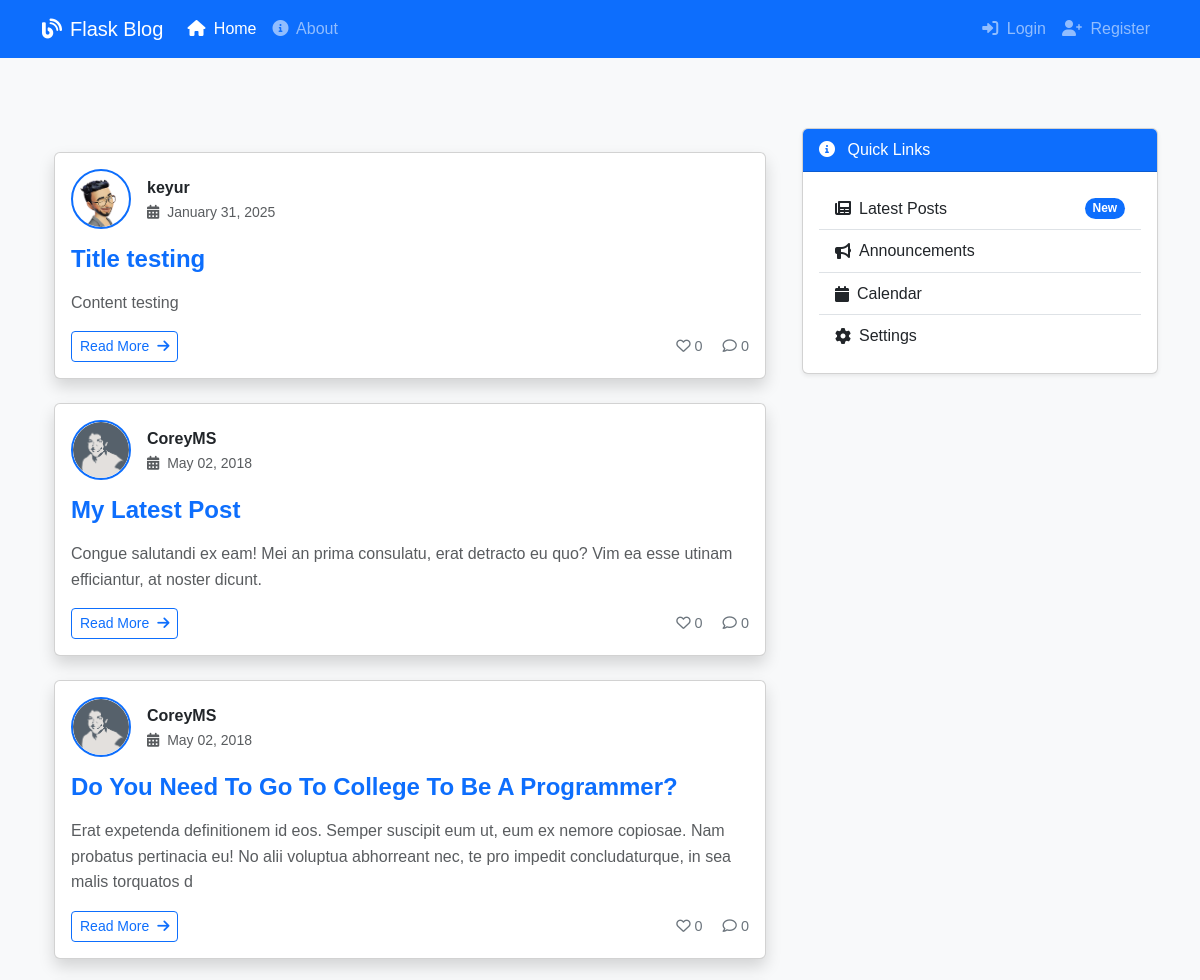
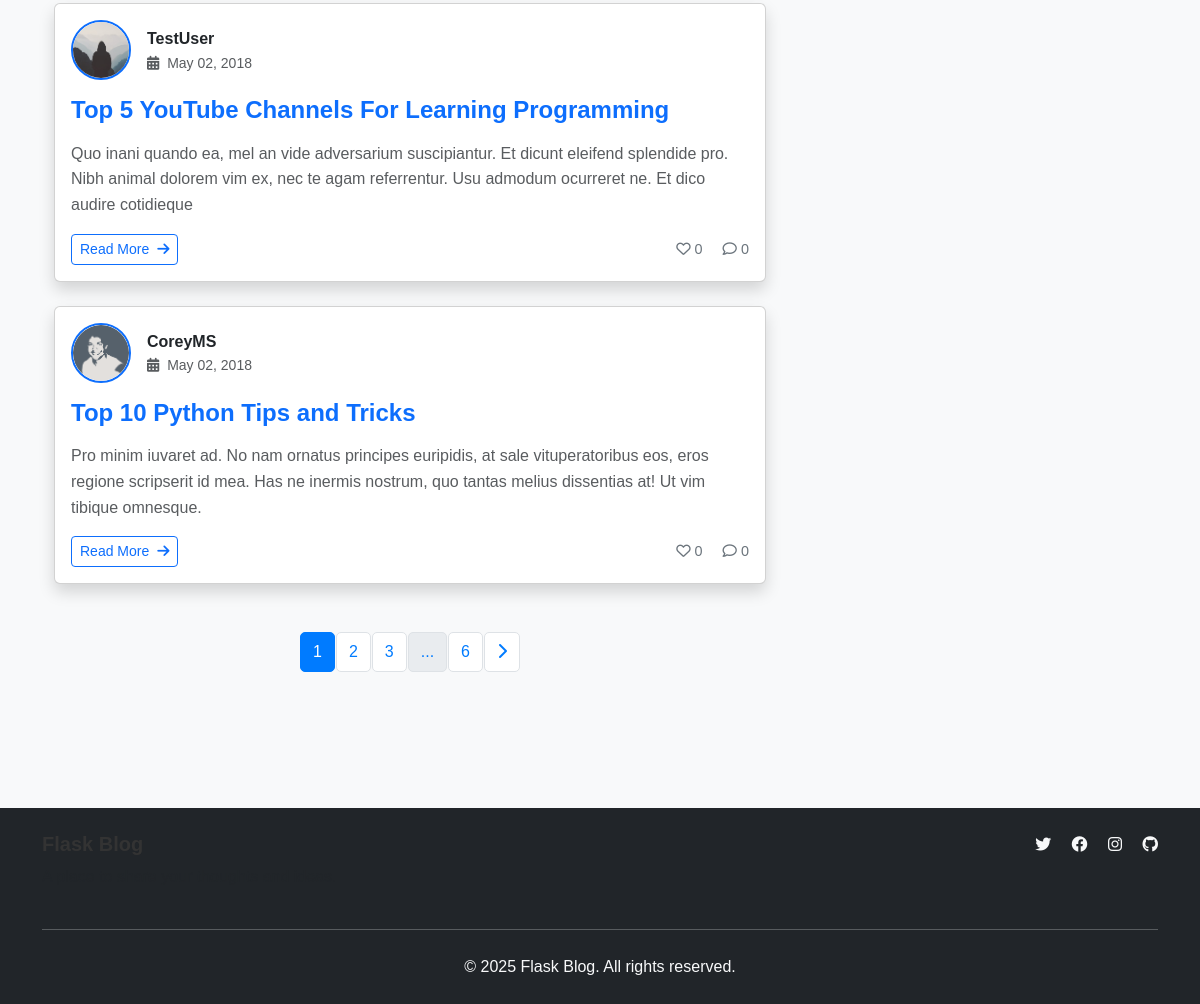
Page /home on the earlier database version (2 pictures, top to bottom).
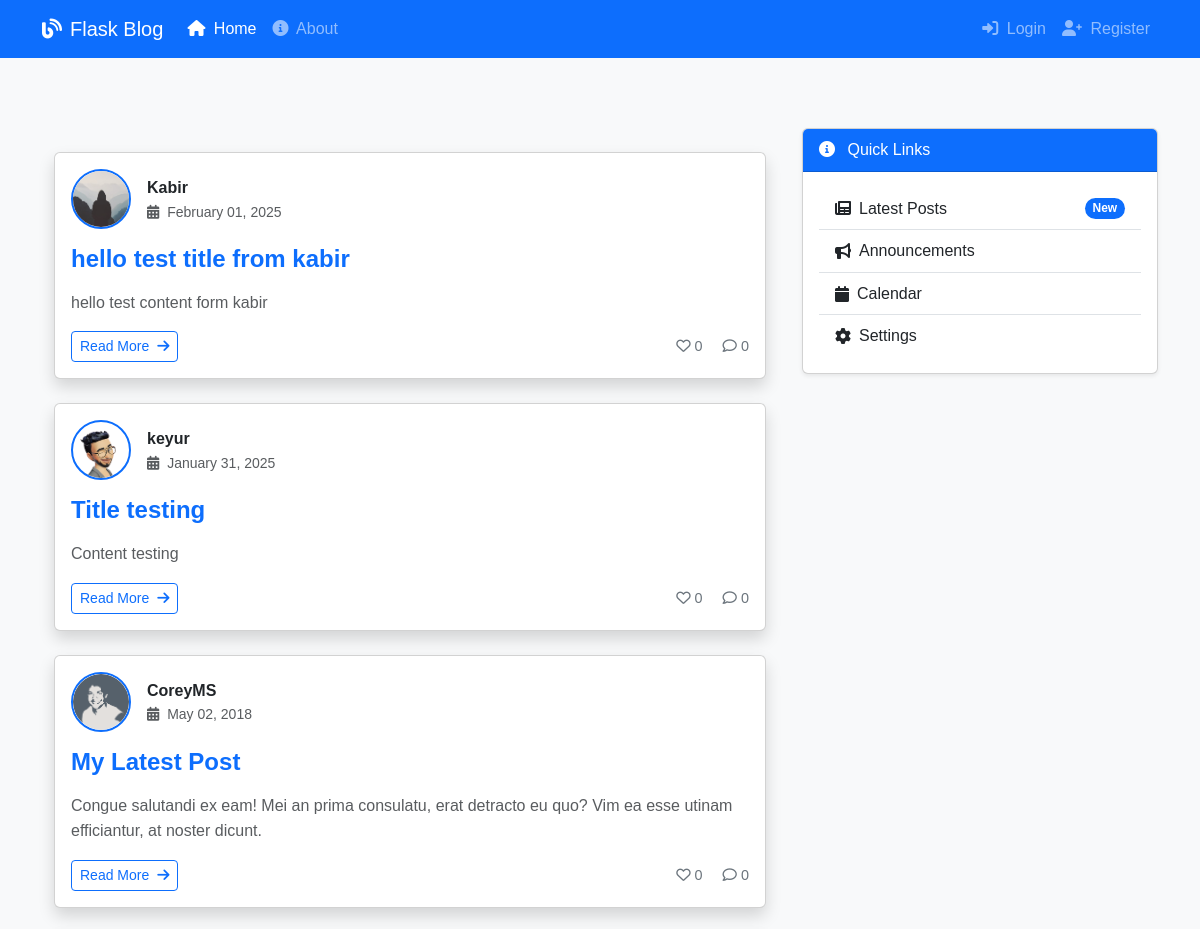
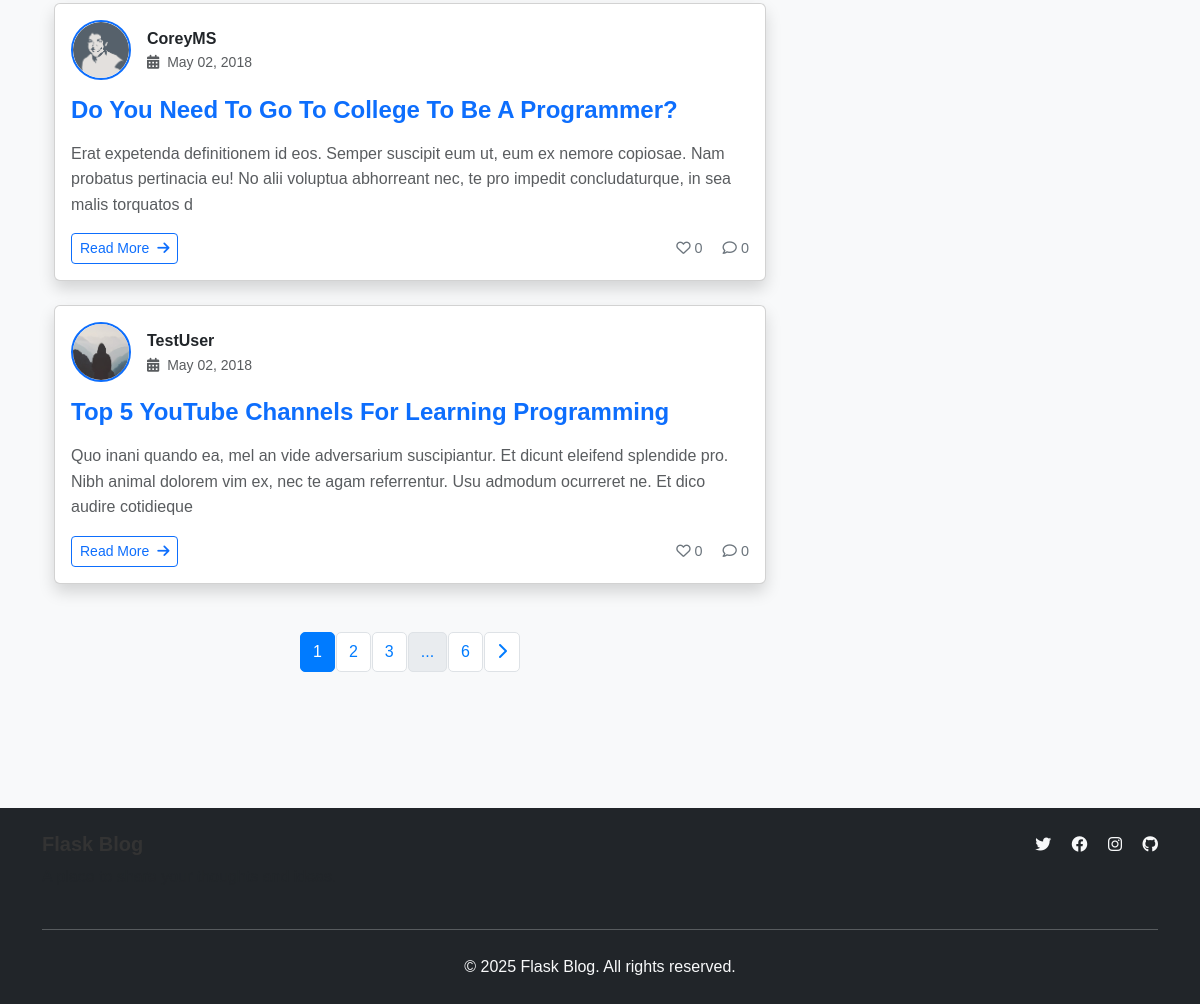
Same page on the later database version (2 pictures, top to bottom).
### flaskblog/models.py (models this page shows, shortened)
class Post(db.Model):
    id = db.Column(db.Integer, primary_key=True)
    title = db.Column(db.String(100), nullable=False)
    date_posted = db.Column(db.DateTime, nullable=False, default=datetime.utcnow)
    content = db.Column(db.Text, nullable=False)
    user_id = db.Column(db.Integer, db.ForeignKey('user.id'), nullable=False)

class User(db.Model, UserMixin):
    id = db.Column(db.Integer, primary_key=True)
    username = db.Column(db.String(20), unique=True, nullable=False)
    email = db.Column(db.String(120), unique=True, nullable=False)
    image_file = db.Column(db.String(20), nullable=False, default='default.jpg')
    password = db.Column(db.String(60), nullable=False)
    posts = db.relationship('Post', backref='author', lazy=True)

### flaskblog/routes.py (the view)
@app.route("/")
@app.route("/home")
def home():
    page = request.args.get('page', 1, type=int)
    posts = Post.query.order_by(Post.date_posted.desc()).paginate(page=page, per_page=5)
    return render_template('home.html', posts=posts)

### flaskblog/templates/home.html (shortened to what this page needs)
{% extends "layout.html" %}
{% block content %}
<div class="container py-4">
    {% for post in posts.items %}
    <div class="card mb-4 shadow hover-shadow transition-shadow duration-300"
         onmouseover="this.classList.add('shadow-lg')"
         onmouseout="this.classList.remove('shadow-lg')">
        <div class="card-body">
            <div class="d-flex align-items-center mb-3">
                <div class="position-relative">
                    <img src="{{ url_for('static', filename='profile_pics/' + post.author.image_file) }}"
                         class="rounded-circle me-3 border border-2 border-primary"
                         width="60"
                         height="60"
                         style="transition: transform 0.3s"
                         onmouseover="this.style.transform='scale(1.1)'"
                         onmouseout="this.style.transform='scale(1)'">
                </div>
                <div>
                    <a href="{{ url_for('user_posts', username=post.author.username) }}"
                       class="text-dark fw-bold text-decoration-none hover-underline">
                        {{ post.author.username }}
                    </a>
                    <div class="text-muted small">
                        <i class="fas fa-calendar-alt me-1"></i>
                        {{ post.date_posted.strftime('%B %d, %Y') }}
                    </div>
                </div>
            </div>
            <div class="post-content">
                <h4 class="mb-3">
                    <a href="{{ url_for('post', post_id=post.id) }}"
                       class="text-decoration-none text-primary hover-text-dark"
                       style="transition: color 0.3s">
                        {{ post.title }}
                    </a>
                </h4>
                <p class="text-muted mb-3">
                    {{ post.content[:200] }}
                </p>
                <div class="d-flex justify-content-between align-items-center">
                    <a href="{{ url_for('post', post_id=post.id) }}"
                       class="btn btn-outline-primary btn-sm hover-lift"
                       style="transition: transform 0.2s">
                        Read More <i class="fas fa-arrow-right ms-1"></i>
                    </a>
                    <div class="post-stats">
                        <span class="me-3">
                            <i class="far fa-heart"></i>
                            <span class="likes-count">0</span>
                        </span>
                        <span>
                            <i class="far fa-comment"></i>
                            <span class="comments-count">0</span>
                        </span>
                    </div>
                </div>
            </div>
        </div>
    </div>
    {% endfor %}
    <nav aria-label="Page navigation" class="mt-5">
        <ul class="pagination justify-content-center">
            {% for page_num in posts.iter_pages(left_edge=1, right_edge=1, left_current=2, right_current=2) %}
                {% if page_num %}
                    <li class="page-item {% if posts.page == page_num %}active{% endif %}">
                        <a class="page-link" href="{{ url_for('home', page=page_num) }}">{{ page_num }}</a>
                    </li>
                {% else %}
                    <li class="page-item disabled"><span class="page-link">...</span></li>
                {% endif %}
            {% endfor %}
            {% if posts.has_next %}
            <li class="page-item">
                <a class="page-link" href="{{ url_for('home', page=posts.next_num) }}">
                    <i class="fas fa-chevron-right"></i>
                </a>
            </li>
            {% endif %}
        </ul>
    </nav>
</div>
{% endblock content %}

### flaskblog/templates/layout.html (shortened to what this page needs)
<!DOCTYPE html>
<html lang="en">
<head>
    <link href="https://cdn.jsdelivr.net/npm/bootstrap@5.3.0/dist/css/bootstrap.min.css" rel="stylesheet">
    <link href="https://cdnjs.cloudflare.com/ajax/libs/font-awesome/6.0.0/css/all.min.css" rel="stylesheet">
    <link rel="stylesheet" type="text/css" href="{{ url_for('static', filename='main.css') }}">
</head>
<body class="bg-light">
    <header class="header-section shadow-sm">
        <nav class="navbar navbar-expand-lg navbar-dark bg-primary fixed-top">
            <div class="container">
                <a class="navbar-brand d-flex align-items-center" href="/">
                    <i class="fas fa-blog me-2"></i>
                    Flask Blog
                </a>
                <div class="collapse navbar-collapse" id="navbarContent">
                    <ul class="navbar-nav me-auto mb-2 mb-lg-0">
                        <li class="nav-item">
                            <a class="nav-link {{ 'active' if request.endpoint == 'home' }}"
                               href="{{ url_for('home') }}">
                                <i class="fas fa-home me-1"></i> Home
                            </a>
                        </li>
                        <li class="nav-item">
                            <a class="nav-link {{ 'active' if request.endpoint == 'about' }}"
                               href="{{ url_for('about') }}">
                                <i class="fas fa-info-circle me-1"></i> About
                            </a>
                        </li>
                    </ul>
                    <ul class="navbar-nav">
                        {% if current_user.is_authenticated %}
                            <li class="nav-item">
                                <a class="nav-link" href="{{ url_for('new_post') }}">
                                    <i class="fas fa-plus-circle me-1"></i> New Post
                                </a>
                            </li>
                            <li class="nav-item dropdown">
                                <a class="nav-link dropdown-toggle" href="#" id="userDropdown"
                                   role="button" data-bs-toggle="dropdown" aria-expanded="false">
                                    <img src="{{ url_for('static', filename='profile_pics/' + current_user.image_file) }}"
                                         class="rounded-circle me-1" width="25" height="25">
                                    {{ current_user.username }}
                                </a>
                                <ul class="dropdown-menu dropdown-menu-end" aria-labelledby="userDropdown">
                                    <li>
                                        <a class="dropdown-item" href="{{ url_for('account') }}">
                                            <i class="fas fa-user me-2"></i> Account
                                        </a>
                                    </li>
                                    <li><hr class="dropdown-divider"></li>
                                    <li>
                                        <a class="dropdown-item text-danger" href="{{ url_for('logout') }}">
                                            <i class="fas fa-sign-out-alt me-2"></i> Logout
                                        </a>
                                    </li>
                                </ul>
                            </li>
                        {% else %}
                            <li class="nav-item">
                                <a class="nav-link" href="{{ url_for('login') }}">
                                    <i class="fas fa-sign-in-alt me-1"></i> Login
                                </a>
                            </li>
                            <li class="nav-item">
                                <a class="nav-link" href="{{ url_for('register') }}">
                                    <i class="fas fa-user-plus me-1"></i> Register
                                </a>
                            </li>
                        {% endif %}
                    </ul>
                </div>
            </div>
        </nav>
    </header>
    <main class="container py-5 mt-5">
        <div class="row g-4">
            <div class="col-lg-8">
                {% block content %}{% endblock %}
            </div>
            <div class="col-lg-4">
                <div class="card shadow-sm">
                    <div class="card-header bg-primary text-white">
                        <i class="fas fa-info-circle me-2"></i> Quick Links
                    </div>
                    <div class="card-body">
                        <div class="list-group list-group-flush">
                            <a href="#" class="list-group-item list-group-item-action d-flex align-items-center">
                                <i class="fas fa-newspaper me-2"></i> Latest Posts
                                <span class="badge bg-primary rounded-pill ms-auto">New</span>
                            </a>
                            <a href="#" class="list-group-item list-group-item-action d-flex align-items-center">
                                <i class="fas fa-bullhorn me-2"></i> Announcements
                            </a>
                            <a href="#" class="list-group-item list-group-item-action d-flex align-items-center">
                                <i class="fas fa-calendar me-2"></i> Calendar
                            </a>
                            <a href="#" class="list-group-item list-group-item-action d-flex align-items-center">
                                <i class="fas fa-cog me-2"></i> Settings
                            </a>
                        </div>
                    </div>
                </div>
            </div>
        </div>
    </main>
    <footer class="bg-dark text-light py-4 mt-5">
        <div class="container">
            <div class="row">
                <div class="col-md-6">
                    <h5>Flask Blog</h5>
                    <p class="text-muted">A place to share your thoughts and ideas.</p>
                </div>
                <div class="col-md-6 text-md-end">
                    <div class="social-links">
                        <a href="#" class="text-light me-3"><i class="fab fa-twitter"></i></a>
                        <a href="#" class="text-light me-3"><i class="fab fa-facebook"></i></a>
                        <a href="#" class="text-light me-3"><i class="fab fa-instagram"></i></a>
                        <a href="#" class="text-light"><i class="fab fa-github"></i></a>
                    </div>
                </div>
            </div>
            <hr class="my-4">
            <div class="row">
                <div class="col-12 text-center">
                    <p class="mb-0">&copy; 2025 Flask Blog. All rights reserved.</p>
                </div>
            </div>
        </div>
    </footer>
</body>
</html>

### flaskblog/static/main.css (style rules this page uses)
body { background: #f4f6f8; color: #333; margin-top: 5rem; font-family: 'Arial', sans-serif; line-height: 1.6; }
h1, h2, h3, h4, h5, h6 { color: #333; font-weight: 600; }
a { color: #007bff; text-decoration: none; transition: color 0.3s ease-in-out; }
.btn { transition: all 0.3s ease-in-out; }
.pagination .page-item .page-link { color: #007bff; border-radius: 5px; transition: all 0.3s ease-in-out; }
.pagination .page-item.active .page-link { background-color: #007bff; color: #fff; border-color: #007bff; }

### flaskblog/templates/home.html (style rules this page uses)
.hover-shadow { transition: box-shadow 0.3s ease-in-out; }
.post-stats { color: #6c757d; font-size: 0.9rem; }
.post-stats i { transition: color 0.3s; }
.page-link { border-radius: 5px; margin: 0 2px; }

Differences in the rows shown:
no longer on this page (row unchanged): Post: image_file (picture), author.username "CoreyMS", date_posted "May 02, 2018", title "Top 10 Python Tips and Tricks", content "Pro minim iuvaret ad. No nam ornatus principes euripidis, at sale vituperatoribus eos, eros regione scripserit id mea. Has ne inermis nostrum, quo tantas melius dissentias at! Ut vim tibique omnesque."
added Post: image_file (placeholder picture), author.username "Kabir", date_posted "February 01, 2025", title "hello test title from kabir", content "hello test content form kabir"
